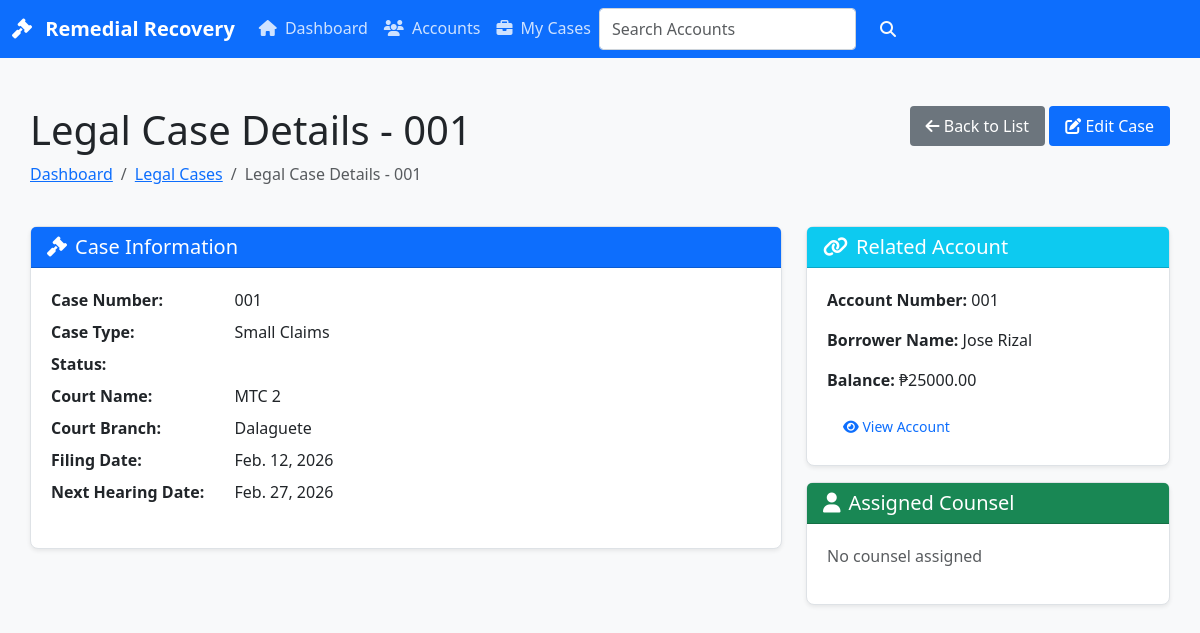
Page /remedial/legal-cases/1/ on the committed database.
### apps/remedial/models.py (models this page shows, shortened)
class LegalCase(TimeStampedModel, TenantAwareModel):
    remedial_account = models.ForeignKey(
        RemedialAccount,
        on_delete=models.CASCADE,
        related_name="legal_cases",
    )
    case_type = models.CharField(max_length=20, choices=[
        ("small_claims", "Small Claims"),
        ("regular", "Regular Collection"),
    ])
    status = models.CharField(max_length=20, choices=LegalCaseStatus.choices, default=LegalCaseStatus.DRAFT)
    case_number = models.CharField(max_length=64, blank=True)
    court_name = models.CharField(max_length=255)
    court_branch = models.CharField(max_length=255)
    filing_date = models.DateField(null=True, blank=True)
    assigned_counsel = models.CharField(max_length=255, blank=True)
    next_hearing_date = models.DateField(null=True, blank=True)
    created_by = models.ForeignKey(
        settings.AUTH_USER_MODEL,
        on_delete=models.PROTECT,
        related_name="created_legal_cases",
    )

class RemedialAccount(TenantAwareModel, TimeStampedModel):
    id = models.UUIDField(primary_key=True, default=uuid.uuid4, editable=False)
    loan_account_no = models.CharField(max_length=64, unique=True)
    borrower_name = models.CharField(max_length=255)
    borrower_id_ref = models.CharField(max_length=64, blank=True)
    outstanding_balance_ref = models.DecimalField(max_digits=14, decimal_places=2, null=True, blank=True)
    stage = models.CharField(max_length=20, choices=RemedialStage.choices, default=RemedialStage.PRE_LEGAL)
    status = models.CharField(max_length=20, choices=RemedialStatus.choices, default=RemedialStatus.ACTIVE)
    assigned_officer = models.ForeignKey(
        settings.AUTH_USER_MODEL,
        on_delete=models.PROTECT,
        null=True,
        blank=True,
        related_name="assigned_remedial_accounts",
    )
    closed_at = models.DateTimeField(null=True, blank=True)
    remarks = models.TextField(blank=True)
    metadata = models.JSONField(default=dict, blank=True)
    class Meta:
        indexes = [
            models.Index(fields=["stage", "status"]),
            models.Index(fields=["assigned_officer", "stage"]),
        ]

### apps/remedial/views.py (the view)
# urls.py: path("legal-cases/<int:pk>/", views.LegalCaseDetailView.as_view(), name="legalcase-detail"),
class LegalCaseDetailView(DetailView):
    model = models.LegalCase
    template_name = 'remedial/legal_detail.html'
    context_object_name = 'legal_case'
    def get_queryset(self):
        return models.LegalCase.objects.filter(tenant=self.request.tenant)
    def get_context_data(self, **kwargs):
        context = super().get_context_data(**kwargs)
        context['title'] = f'Legal Case Details - {self.object.case_number}'
        context['active_page'] = 'legal-cases'
        return context

### templates/remedial/legal_detail.html (shortened to what this page needs)
{% extends "base.html" %}
{% block content %}
<div class="container py-4">
    <div class="row mb-4">
        <div class="col">
            <h1>{{ title }}</h1>
            <nav aria-label="breadcrumb">
                <ol class="breadcrumb">
                    <li class="breadcrumb-item"><a href="{% url 'remedial:dashboard' %}">Dashboard</a></li>
                    <li class="breadcrumb-item"><a href="{% url 'remedial:legalcase-list' %}">Legal Cases</a></li>
                    <li class="breadcrumb-item active" aria-current="page">{{ title }}</li>
                </ol>
            </nav>
        </div>
        <div class="col-auto">
            <a href="{% url 'remedial:legalcase-list' %}" class="btn btn-secondary">
                <i class="fas fa-arrow-left"></i> Back to List
            </a>
            <a href="{% url 'remedial:legalcase-update' legal_case.pk %}" class="btn btn-primary">
                <i class="fas fa-edit"></i> Edit Case
            </a>
        </div>
    </div>
    <div class="row">
        <div class="col-lg-8">
            <div class="card shadow-sm">
                <div class="card-header bg-primary text-white">
                    <h5 class="card-title mb-0">
                        <i class="fas fa-gavel me-2"></i>Case Information
                    </h5>
                </div>
                <div class="card-body">
                    <dl class="row">
                        <dt class="col-sm-3">Case Number:</dt>
                        <dd class="col-sm-9">{{ legal_case.case_number }}</dd>
                        <dt class="col-sm-3">Case Type:</dt>
                        <dd class="col-sm-9">{{ legal_case.get_case_type_display }}</dd>
                        <dt class="col-sm-3">Status:</dt>
                        <dd class="col-sm-9">
                            <span class="badge bg-{{ legal_case.status|lower }}">
                            </span>
                        </dd>
                        <dt class="col-sm-3">Court Name:</dt>
                        <dd class="col-sm-9">{{ legal_case.court_name }}</dd>
                        <dt class="col-sm-3">Court Branch:</dt>
                        <dd class="col-sm-9">{{ legal_case.court_branch }}</dd>
                        <dt class="col-sm-3">Filing Date:</dt>
                        <dd class="col-sm-9">{{ legal_case.filing_date }}</dd>
                        <dt class="col-sm-3">Next Hearing Date:</dt>
                        <dd class="col-sm-9">{{ legal_case.next_hearing_date|default:"Not scheduled" }}</dd>
                    </dl>
                </div>
            </div>
        </div>
        <div class="col-lg-4">
            <div class="card shadow-sm mb-3">
                <div class="card-header bg-info text-white">
                    <h5 class="card-title mb-0">
                        <i class="fas fa-link me-2"></i>Related Account
                    </h5>
                </div>
                <div class="card-body">
                    {% if legal_case.remedial_account %}
                        <p><strong>Account Number:</strong> {{ legal_case.remedial_account.loan_account_no }}</p>
                        <p><strong>Borrower Name:</strong> {{ legal_case.remedial_account.borrower_name }}</p>
                        <p><strong>Balance:</strong> ₱{{ legal_case.remedial_account.outstanding_balance_ref }}</p>
                        <a href="{% url 'remedial:account-detail' legal_case.remedial_account.pk %}" class="btn btn-sm btn-outline-primary">
                            <i class="fas fa-eye"></i> View Account
                        </a>
                    {% else %}
                        <p class="text-muted">No account linked</p>
                    {% endif %}
                </div>
            </div>
            <div class="card shadow-sm">
                <div class="card-header bg-success text-white">
                    <h5 class="card-title mb-0">
                        <i class="fas fa-user me-2"></i>Assigned Counsel
                    </h5>
                </div>
                <div class="card-body">
                    {% if legal_case.assigned_counsel %}
                        <p><strong>Name:</strong> {{ legal_case.assigned_counsel }}</p>
                    {% else %}
                        <p class="text-muted">No counsel assigned</p>
                    {% endif %}
                </div>
            </div>
        </div>
    </div>
</div>
{% endblock %}

### templates/base.html (style rules this page uses)
.container { max-width: 1200px; margin: 0 auto; padding: 0 15px; }
.btn { padding: 8px 16px; border-radius: 4px; border: none; cursor: pointer; font-weight: 500; }
.btn-primary { background-color: #0d6efd; color: white; }
.card { border: 1px solid #dee2e6; border-radius: 8px; margin-bottom: 20px; }
.card-body { padding: 20px; }
.badge { display: inline-block; padding: 4px 8px; font-size: 12px; font-weight: 600; }

### rows in the picture
LegalCase: case_number "001", case_type "Small Claims", court_name "MTC 2", court_branch "Dalaguete", filing_date "Feb. 12, 2026", next_hearing_date "Feb. 27, 2026", remedial_account.loan_account_no "001", remedial_account.borrower_name "Jose Rizal", remedial_account.outstanding_balance_ref "25000.00"

### other values in the picture
{{ title }} "Legal Case Details - 001"
